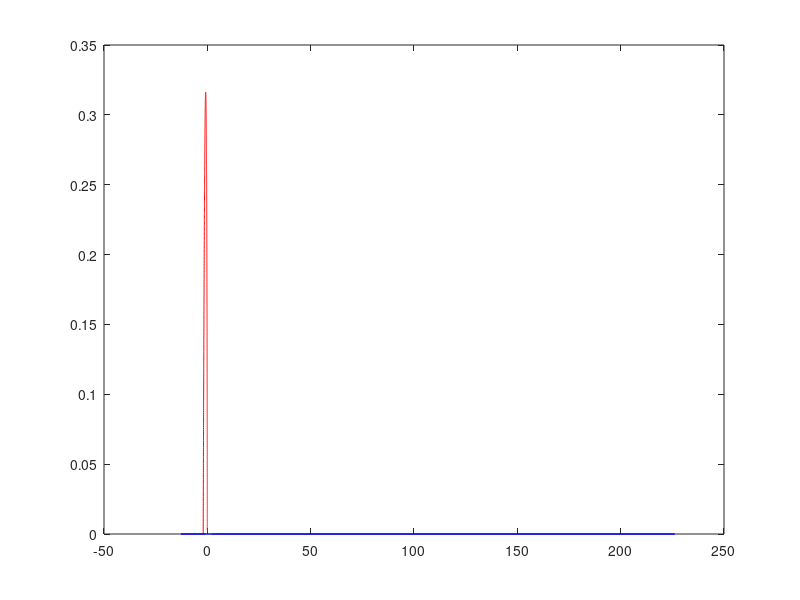

The MATLAB script that drew this image:


k = 1;
A = 1;
B = 1;
a = linspace(1, 2, 50);

ReN = 2 / pi * (k * asin(A ./ a) - sqrt(1 - (A./a).^2) * (k.*A + 2*B) ./ a);
ImN = 0 .* a;
w = logspace(0, 2, 5000);
s = 1j * w;

G = 4 ./ (s .* (s + 1) .^2);
plot(real(G), imag(G), color='r');
hold("on");
plot(- 1 ./ ReN, ImN, color='b');
